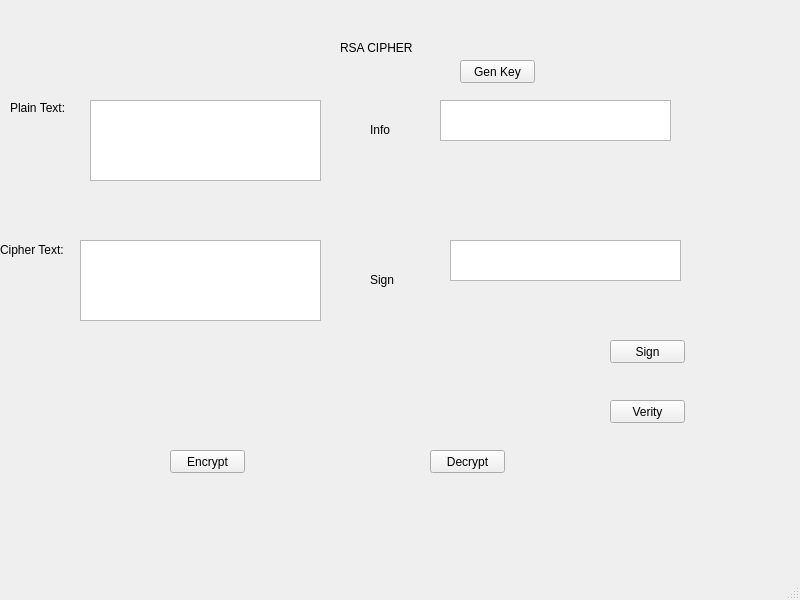
<?xml version="1.0" encoding="UTF-8"?>
<ui version="4.0">
 <class>MainWindow</class>
 <widget class="QMainWindow" name="MainWindow">
  <property name="geometry">
   <rect>
    <x>0</x>
    <y>0</y>
    <width>800</width>
    <height>600</height>
   </rect>
  </property>
  <property name="windowTitle">
   <string>MainWindow</string>
  </property>
  <widget class="QWidget" name="centralwidget">
   <widget class="QLabel" name="txtTitle">
    <property name="geometry">
     <rect>
      <x>340</x>
      <y>40</y>
      <width>81</width>
      <height>16</height>
     </rect>
    </property>
    <property name="text">
     <string>RSA CIPHER</string>
    </property>
   </widget>
   <widget class="QLabel" name="label">
    <property name="geometry">
     <rect>
      <x>10</x>
      <y>100</y>
      <width>81</width>
      <height>16</height>
     </rect>
    </property>
    <property name="text">
     <string>Plain Text:</string>
    </property>
   </widget>
   <widget class="QLabel" name="label_2">
    <property name="geometry">
     <rect>
      <x>370</x>
      <y>120</y>
      <width>81</width>
      <height>20</height>
     </rect>
    </property>
    <property name="text">
     <string>Info</string>
    </property>
   </widget>
   <widget class="QLabel" name="label_3">
    <property name="geometry">
     <rect>
      <x>0</x>
      <y>240</y>
      <width>81</width>
      <height>20</height>
     </rect>
    </property>
    <property name="text">
     <string>Cipher Text:</string>
    </property>
   </widget>
   <widget class="QPlainTextEdit" name="txt_plain_text">
    <property name="geometry">
     <rect>
      <x>90</x>
      <y>100</y>
      <width>231</width>
      <height>81</height>
     </rect>
    </property>
   </widget>
   <widget class="QPlainTextEdit" name="txt_encrypted">
    <property name="geometry">
     <rect>
      <x>80</x>
      <y>240</y>
      <width>241</width>
      <height>81</height>
     </rect>
    </property>
   </widget>
   <widget class="QPlainTextEdit" name="txt_info">
    <property name="geometry">
     <rect>
      <x>440</x>
      <y>100</y>
      <width>231</width>
      <height>41</height>
     </rect>
    </property>
   </widget>
   <widget class="QPushButton" name="btn_encrypt">
    <property name="geometry">
     <rect>
      <x>170</x>
      <y>450</y>
      <width>75</width>
      <height>23</height>
     </rect>
    </property>
    <property name="text">
     <string>Encrypt</string>
    </property>
   </widget>
   <widget class="QPushButton" name="btn_decrypt">
    <property name="geometry">
     <rect>
      <x>430</x>
      <y>450</y>
      <width>75</width>
      <height>23</height>
     </rect>
    </property>
    <property name="text">
     <string>Decrypt</string>
    </property>
   </widget>
   <widget class="QLabel" name="label_4">
    <property name="geometry">
     <rect>
      <x>370</x>
      <y>270</y>
      <width>81</width>
      <height>20</height>
     </rect>
    </property>
    <property name="text">
     <string>Sign</string>
    </property>
   </widget>
   <widget class="QPlainTextEdit" name="txt_sign">
    <property name="geometry">
     <rect>
      <x>450</x>
      <y>240</y>
      <width>231</width>
      <height>41</height>
     </rect>
    </property>
   </widget>
   <widget class="QPushButton" name="btn_gen_keys">
    <property name="geometry">
     <rect>
      <x>460</x>
      <y>60</y>
      <width>75</width>
      <height>23</height>
     </rect>
    </property>
    <property name="text">
     <string>Gen Key</string>
    </property>
   </widget>
   <widget class="QPushButton" name="btn_sign">
    <property name="geometry">
     <rect>
      <x>610</x>
      <y>340</y>
      <width>75</width>
      <height>23</height>
     </rect>
    </property>
    <property name="text">
     <string>Sign</string>
    </property>
   </widget>
   <widget class="QPushButton" name="btn_verity">
    <property name="geometry">
     <rect>
      <x>610</x>
      <y>400</y>
      <width>75</width>
      <height>23</height>
     </rect>
    </property>
    <property name="text">
     <string>Verity</string>
    </property>
   </widget>
  </widget>
  <widget class="QMenuBar" name="menubar">
   <property name="geometry">
    <rect>
     <x>0</x>
     <y>0</y>
     <width>800</width>
     <height>21</height>
    </rect>
   </property>
  </widget>
  <widget class="QStatusBar" name="statusbar"/>
 </widget>
 <resources/>
 <connections/>
</ui>
